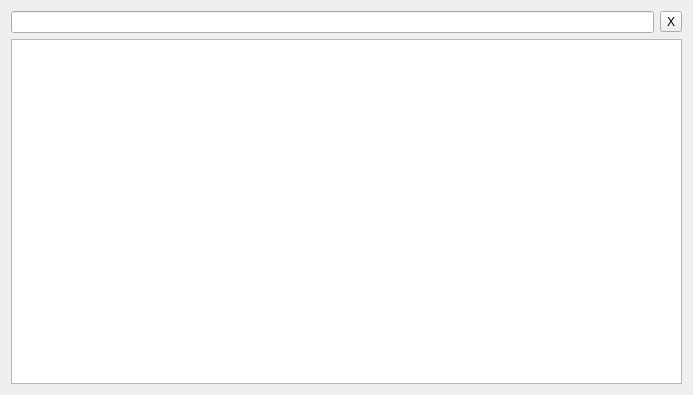
<?xml version="1.0" encoding="UTF-8"?>
<ui version="4.0">
 <class>Form</class>
 <widget class="QWidget" name="Form">
  <property name="geometry">
   <rect>
    <x>0</x>
    <y>0</y>
    <width>693</width>
    <height>395</height>
   </rect>
  </property>
  <property name="windowTitle">
   <string>Form</string>
  </property>
  <layout class="QGridLayout" name="gridLayout">
   <item row="0" column="0">
    <widget class="QLineEdit" name="searchBox">
     <property name="enabled">
      <bool>true</bool>
     </property>
     <property name="sizePolicy">
      <sizepolicy hsizetype="Expanding" vsizetype="Fixed">
       <horstretch>1</horstretch>
       <verstretch>0</verstretch>
      </sizepolicy>
     </property>
    </widget>
   </item>
   <item row="0" column="1">
    <widget class="QToolButton" name="clearButton">
     <property name="sizePolicy">
      <sizepolicy hsizetype="Fixed" vsizetype="Fixed">
       <horstretch>0</horstretch>
       <verstretch>0</verstretch>
      </sizepolicy>
     </property>
     <property name="text">
      <string>X</string>
     </property>
    </widget>
   </item>
   <item row="1" column="0" colspan="2">
    <widget class="TreeView" name="treeView">
     <property name="sizePolicy">
      <sizepolicy hsizetype="Expanding" vsizetype="Expanding">
       <horstretch>0</horstretch>
       <verstretch>1</verstretch>
      </sizepolicy>
     </property>
     <property name="headerHidden">
      <bool>false</bool>
     </property>
     <attribute name="headerVisible">
      <bool>true</bool>
     </attribute>
     <attribute name="headerCascadingSectionResizes">
      <bool>false</bool>
     </attribute>
     <attribute name="headerStretchLastSection">
      <bool>true</bool>
     </attribute>
    </widget>
   </item>
  </layout>
 </widget>
 <customwidgets>
  <customwidget>
   <class>TreeView</class>
   <extends>QTreeView</extends>
   <header>dsonimport/qtpy/qt_widgets/tree_view.h</header>
  </customwidget>
 </customwidgets>
 <resources/>
 <connections/>
</ui>
